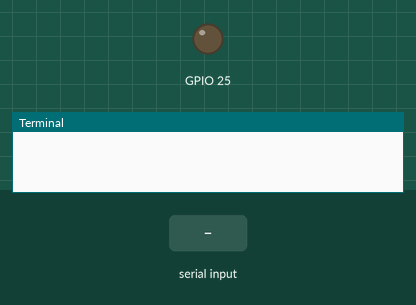
Simulated run of this program. Board: Raspberry Pi (BCM pin numbers). Parts: output pins drawn as LEDs (lit = HIGH), the last lines printed to the terminal. The test bench sets the inputs (shaded band).

Above: at 1.2 s.
1.3 s: "on" typed at the terminal
At 2.5 s:
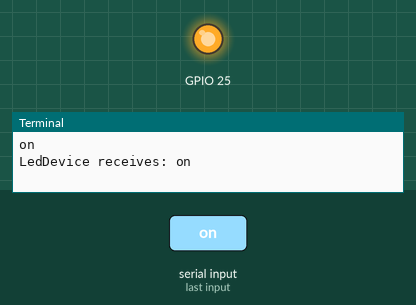
2.8 s: "1" typed at the terminal
At 3.9 s:
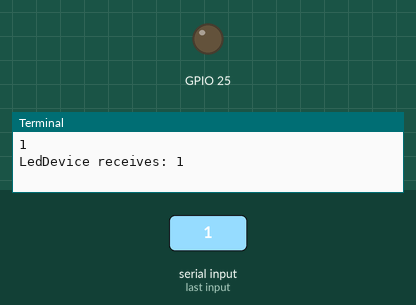
Timing chart, 0 to 5.8 s (numbered marks = the images above; inputs shaded):
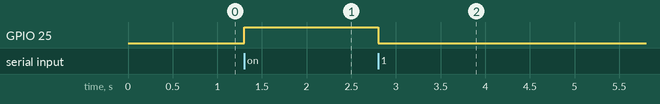

Measured:
- after the input at 1.3 s, GPIO 25: LOW → HIGH at once
- after the input at 2.8 s, GPIO 25: HIGH → LOW at once

The program:

LedDevice.py
```python
#File: LedDevice.py
import RPi.GPIO as GPIO
import sys

GPIO.setmode(GPIO.BCM)
GPIO.setup(25,GPIO.OUT)

for line in sys.stdin:
   print("LedDevice receives:", line)
   try:
	   if 'on' in line :
	      ## print('LedDevice on')
	      GPIO.output(25,GPIO.HIGH)
	   else:
	      ## print('LedDevice off')
	      GPIO.output(25,GPIO.LOW)
   except:
  		print("LedDevice | An exception occurred")	
```
